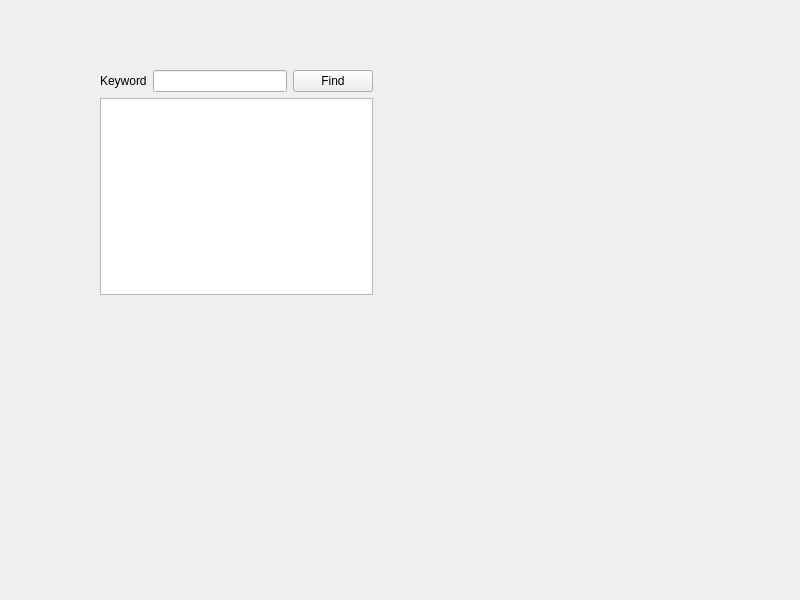
<?xml version="1.0" encoding="UTF-8"?>
<ui version="4.0">
 <class>TextFinder</class>
 <widget class="QWidget" name="TextFinder">
  <property name="geometry">
   <rect>
    <x>0</x>
    <y>0</y>
    <width>800</width>
    <height>600</height>
   </rect>
  </property>
  <property name="windowTitle">
   <string>TextFinder</string>
  </property>
  <widget class="QWidget" name="">
   <property name="geometry">
    <rect>
     <x>100</x>
     <y>70</y>
     <width>273</width>
     <height>225</height>
    </rect>
   </property>
   <layout class="QVBoxLayout" name="verticalLayout">
    <item>
     <layout class="QHBoxLayout" name="horizontalLayout">
      <property name="sizeConstraint">
       <enum>QLayout::SetFixedSize</enum>
      </property>
      <item>
       <widget class="QLabel" name="label">
        <property name="text">
         <string>Keyword</string>
        </property>
       </widget>
      </item>
      <item>
       <widget class="QLineEdit" name="lineEdit"/>
      </item>
      <item>
       <widget class="QPushButton" name="findButton">
        <property name="text">
         <string>Find</string>
        </property>
       </widget>
      </item>
     </layout>
    </item>
    <item>
     <widget class="QTextEdit" name="textEdit"/>
    </item>
   </layout>
  </widget>
 </widget>
 <resources/>
 <connections/>
</ui>
